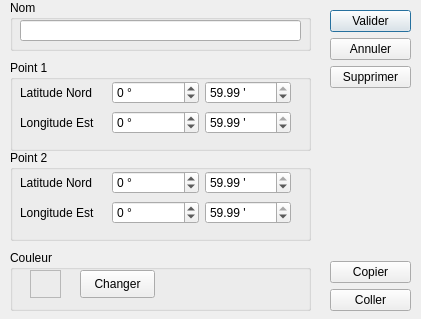
<?xml version="1.0" encoding="UTF-8"?>
<ui version="4.0">
 <class>gate_editor_ui</class>
 <widget class="QDialog" name="gate_editor_ui">
  <property name="geometry">
   <rect>
    <x>0</x>
    <y>0</y>
    <width>421</width>
    <height>319</height>
   </rect>
  </property>
  <property name="windowTitle">
   <string>Gate Editor</string>
  </property>
  <widget class="QGroupBox" name="groupBox">
   <property name="geometry">
    <rect>
     <x>10</x>
     <y>0</y>
     <width>301</width>
     <height>51</height>
    </rect>
   </property>
   <property name="title">
    <string>Nom</string>
   </property>
   <widget class="QLineEdit" name="editName">
    <property name="geometry">
     <rect>
      <x>10</x>
      <y>20</y>
      <width>281</width>
      <height>21</height>
     </rect>
    </property>
   </widget>
  </widget>
  <widget class="QGroupBox" name="groupBox_2">
   <property name="geometry">
    <rect>
     <x>10</x>
     <y>60</y>
     <width>301</width>
     <height>91</height>
    </rect>
   </property>
   <property name="title">
    <string>Point 1</string>
   </property>
   <widget class="QWidget" name="layoutWidget">
    <property name="geometry">
     <rect>
      <x>10</x>
      <y>50</y>
      <width>271</width>
      <height>25</height>
     </rect>
    </property>
    <layout class="QHBoxLayout" name="horizontalLayout_2">
     <item>
      <widget class="QLabel" name="label_2">
       <property name="text">
        <string>Longitude Est</string>
       </property>
      </widget>
     </item>
     <item>
      <widget class="QDoubleSpinBox" name="lon_deg_1">
       <property name="suffix">
        <string> °</string>
       </property>
       <property name="decimals">
        <number>0</number>
       </property>
       <property name="minimum">
        <double>-189.000000000000000</double>
       </property>
       <property name="maximum">
        <double>189.000000000000000</double>
       </property>
      </widget>
     </item>
     <item>
      <widget class="QDoubleSpinBox" name="lon_min_1">
       <property name="suffix">
        <string> '</string>
       </property>
       <property name="maximum">
        <double>59.990000000000002</double>
       </property>
       <property name="value">
        <double>59.990000000000002</double>
       </property>
      </widget>
     </item>
    </layout>
   </widget>
   <widget class="QWidget" name="layoutWidget_3">
    <property name="geometry">
     <rect>
      <x>10</x>
      <y>20</y>
      <width>271</width>
      <height>25</height>
     </rect>
    </property>
    <layout class="QHBoxLayout" name="horizontalLayout">
     <item>
      <widget class="QLabel" name="label">
       <property name="text">
        <string>Latitude Nord</string>
       </property>
      </widget>
     </item>
     <item>
      <widget class="QDoubleSpinBox" name="lat_deg_1">
       <property name="suffix">
        <string> °</string>
       </property>
       <property name="decimals">
        <number>0</number>
       </property>
       <property name="minimum">
        <double>-89.000000000000000</double>
       </property>
       <property name="maximum">
        <double>89.000000000000000</double>
       </property>
       <property name="value">
        <double>0.000000000000000</double>
       </property>
      </widget>
     </item>
     <item>
      <widget class="QDoubleSpinBox" name="lat_min_1">
       <property name="suffix">
        <string> '</string>
       </property>
       <property name="maximum">
        <double>59.990000000000002</double>
       </property>
       <property name="value">
        <double>59.990000000000002</double>
       </property>
      </widget>
     </item>
    </layout>
   </widget>
  </widget>
  <widget class="QGroupBox" name="groupBox_4">
   <property name="geometry">
    <rect>
     <x>10</x>
     <y>150</y>
     <width>301</width>
     <height>91</height>
    </rect>
   </property>
   <property name="title">
    <string>Point 2</string>
   </property>
   <widget class="QWidget" name="layoutWidget_5">
    <property name="geometry">
     <rect>
      <x>10</x>
      <y>50</y>
      <width>271</width>
      <height>25</height>
     </rect>
    </property>
    <layout class="QHBoxLayout" name="horizontalLayout_5">
     <item>
      <widget class="QLabel" name="label_5">
       <property name="text">
        <string>Longitude Est</string>
       </property>
      </widget>
     </item>
     <item>
      <widget class="QDoubleSpinBox" name="lon_deg_2">
       <property name="suffix">
        <string> °</string>
       </property>
       <property name="decimals">
        <number>0</number>
       </property>
       <property name="minimum">
        <double>-189.000000000000000</double>
       </property>
       <property name="maximum">
        <double>189.000000000000000</double>
       </property>
      </widget>
     </item>
     <item>
      <widget class="QDoubleSpinBox" name="lon_min_2">
       <property name="suffix">
        <string> '</string>
       </property>
       <property name="maximum">
        <double>59.990000000000002</double>
       </property>
       <property name="value">
        <double>59.990000000000002</double>
       </property>
      </widget>
     </item>
    </layout>
   </widget>
   <widget class="QWidget" name="layoutWidget_6">
    <property name="geometry">
     <rect>
      <x>10</x>
      <y>20</y>
      <width>271</width>
      <height>25</height>
     </rect>
    </property>
    <layout class="QHBoxLayout" name="horizontalLayout_6">
     <item>
      <widget class="QLabel" name="label_6">
       <property name="text">
        <string>Latitude Nord</string>
       </property>
      </widget>
     </item>
     <item>
      <widget class="QDoubleSpinBox" name="lat_deg_2">
       <property name="suffix">
        <string> °</string>
       </property>
       <property name="decimals">
        <number>0</number>
       </property>
       <property name="minimum">
        <double>-89.000000000000000</double>
       </property>
       <property name="maximum">
        <double>89.000000000000000</double>
       </property>
      </widget>
     </item>
     <item>
      <widget class="QDoubleSpinBox" name="lat_min_2">
       <property name="suffix">
        <string> '</string>
       </property>
       <property name="maximum">
        <double>59.990000000000002</double>
       </property>
       <property name="value">
        <double>59.990000000000002</double>
       </property>
      </widget>
     </item>
    </layout>
   </widget>
  </widget>
  <widget class="QWidget" name="layoutWidget_2">
   <property name="geometry">
    <rect>
     <x>330</x>
     <y>10</y>
     <width>81</width>
     <height>301</height>
    </rect>
   </property>
   <layout class="QVBoxLayout" name="verticalLayout">
    <item>
     <widget class="QPushButton" name="btOk">
      <property name="text">
       <string>Valider</string>
      </property>
     </widget>
    </item>
    <item>
     <widget class="QPushButton" name="btCancel">
      <property name="text">
       <string>Annuler</string>
      </property>
     </widget>
    </item>
    <item>
     <widget class="QPushButton" name="btDelete">
      <property name="text">
       <string>Supprimer</string>
      </property>
     </widget>
    </item>
    <item>
     <spacer name="verticalSpacer">
      <property name="orientation">
       <enum>Qt::Vertical</enum>
      </property>
      <property name="sizeHint" stdset="0">
       <size>
        <width>20</width>
        <height>28</height>
       </size>
      </property>
     </spacer>
    </item>
    <item>
     <widget class="QPushButton" name="btCopy">
      <property name="text">
       <string>Copier</string>
      </property>
     </widget>
    </item>
    <item>
     <widget class="QPushButton" name="btPaste">
      <property name="text">
       <string>Coller</string>
      </property>
     </widget>
    </item>
   </layout>
  </widget>
  <widget class="QGroupBox" name="groupBox_3">
   <property name="geometry">
    <rect>
     <x>10</x>
     <y>250</y>
     <width>301</width>
     <height>61</height>
    </rect>
   </property>
   <property name="title">
    <string>Couleur</string>
   </property>
   <widget class="QPushButton" name="chgColor">
    <property name="geometry">
     <rect>
      <x>70</x>
      <y>20</y>
      <width>75</width>
      <height>28</height>
     </rect>
    </property>
    <property name="text">
     <string>Changer</string>
    </property>
   </widget>
   <widget class="QFrame" name="color_previw">
    <property name="geometry">
     <rect>
      <x>20</x>
      <y>20</y>
      <width>31</width>
      <height>28</height>
     </rect>
    </property>
    <property name="frameShape">
     <enum>QFrame::StyledPanel</enum>
    </property>
    <property name="frameShadow">
     <enum>QFrame::Raised</enum>
    </property>
   </widget>
  </widget>
 </widget>
 <tabstops>
  <tabstop>btOk</tabstop>
  <tabstop>btCancel</tabstop>
  <tabstop>btDelete</tabstop>
  <tabstop>btCopy</tabstop>
  <tabstop>btPaste</tabstop>
  <tabstop>editName</tabstop>
  <tabstop>lat_deg_1</tabstop>
  <tabstop>lat_min_1</tabstop>
  <tabstop>lon_min_1</tabstop>
  <tabstop>lat_min_2</tabstop>
  <tabstop>lon_min_2</tabstop>
  <tabstop>chgColor</tabstop>
 </tabstops>
 <resources/>
 <connections>
  <connection>
   <sender>btOk</sender>
   <signal>clicked()</signal>
   <receiver>gate_editor_ui</receiver>
   <slot>accept()</slot>
   <hints>
    <hint type="sourcelabel">
     <x>363</x>
     <y>25</y>
    </hint>
    <hint type="destinationlabel">
     <x>323</x>
     <y>4</y>
    </hint>
   </hints>
  </connection>
  <connection>
   <sender>btCancel</sender>
   <signal>clicked()</signal>
   <receiver>gate_editor_ui</receiver>
   <slot>reject()</slot>
   <hints>
    <hint type="sourcelabel">
     <x>344</x>
     <y>62</y>
    </hint>
    <hint type="destinationlabel">
     <x>322</x>
     <y>55</y>
    </hint>
   </hints>
  </connection>
  <connection>
   <sender>btDelete</sender>
   <signal>clicked()</signal>
   <receiver>gate_editor_ui</receiver>
   <slot>gate_remove()</slot>
   <hints>
    <hint type="sourcelabel">
     <x>360</x>
     <y>100</y>
    </hint>
    <hint type="destinationlabel">
     <x>326</x>
     <y>121</y>
    </hint>
   </hints>
  </connection>
  <connection>
   <sender>btCopy</sender>
   <signal>clicked()</signal>
   <receiver>gate_editor_ui</receiver>
   <slot>gate_copy()</slot>
   <hints>
    <hint type="sourcelabel">
     <x>349</x>
     <y>256</y>
    </hint>
    <hint type="destinationlabel">
     <x>323</x>
     <y>221</y>
    </hint>
   </hints>
  </connection>
  <connection>
   <sender>btPaste</sender>
   <signal>clicked()</signal>
   <receiver>gate_editor_ui</receiver>
   <slot>gate_paste()</slot>
   <hints>
    <hint type="sourcelabel">
     <x>372</x>
     <y>300</y>
    </hint>
    <hint type="destinationlabel">
     <x>321</x>
     <y>296</y>
    </hint>
   </hints>
  </connection>
  <connection>
   <sender>chgColor</sender>
   <signal>clicked()</signal>
   <receiver>gate_editor_ui</receiver>
   <slot>gate_chgColor()</slot>
   <hints>
    <hint type="sourcelabel">
     <x>139</x>
     <y>283</y>
    </hint>
    <hint type="destinationlabel">
     <x>218</x>
     <y>244</y>
    </hint>
   </hints>
  </connection>
 </connections>
 <slots>
  <slot>gate_remove()</slot>
  <slot>gate_copy()</slot>
  <slot>gate_paste()</slot>
  <slot>gate_chgColor()</slot>
 </slots>
</ui>
